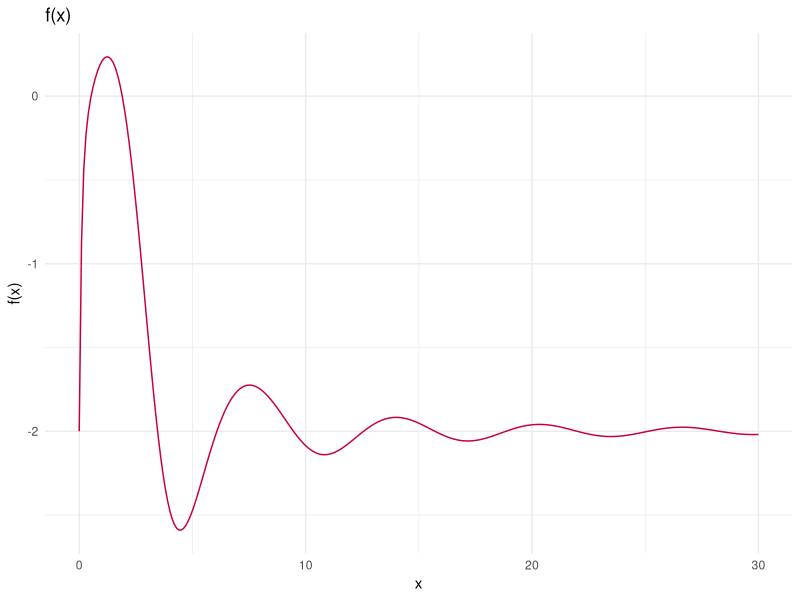
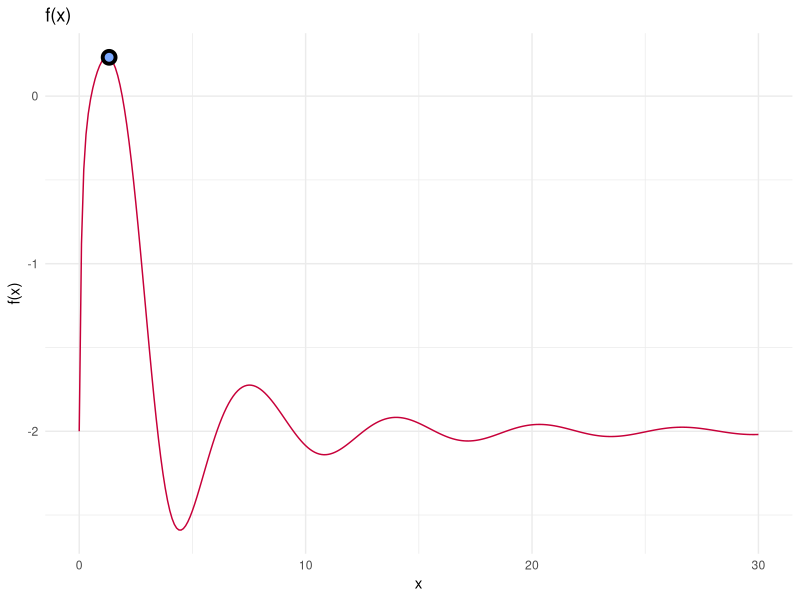
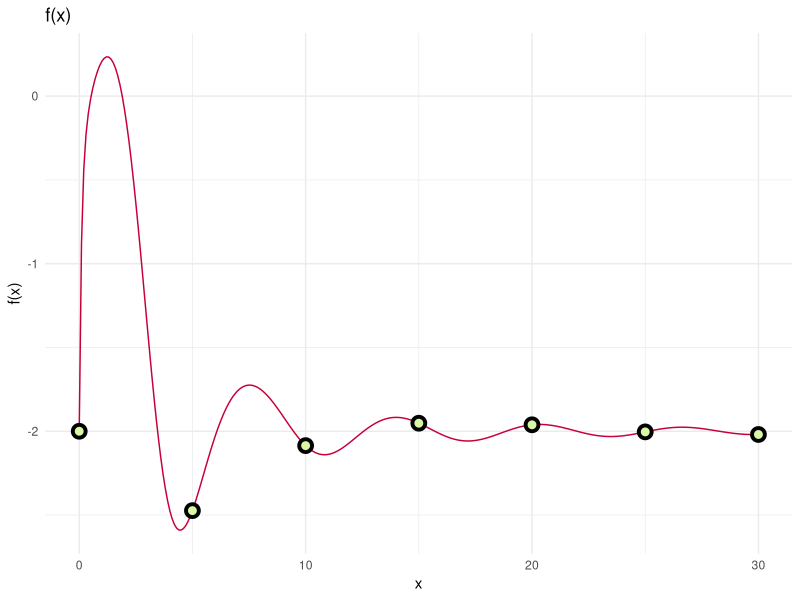
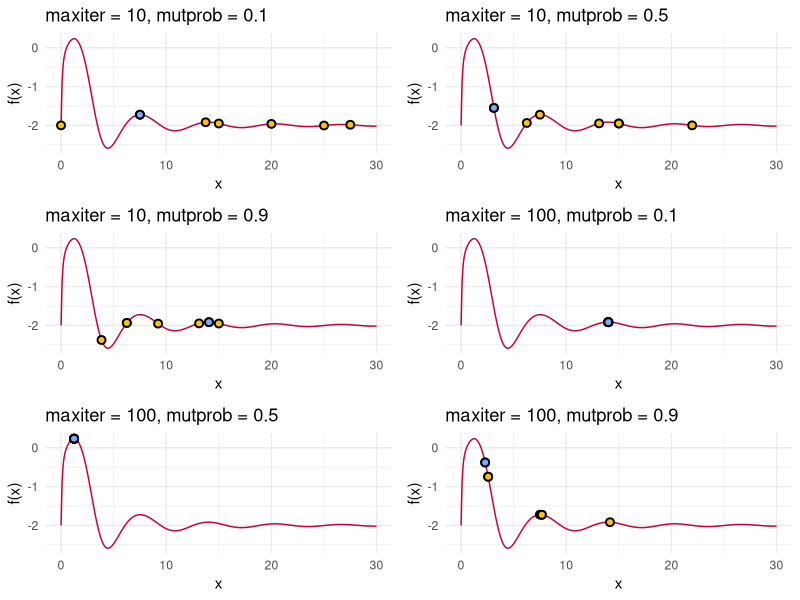
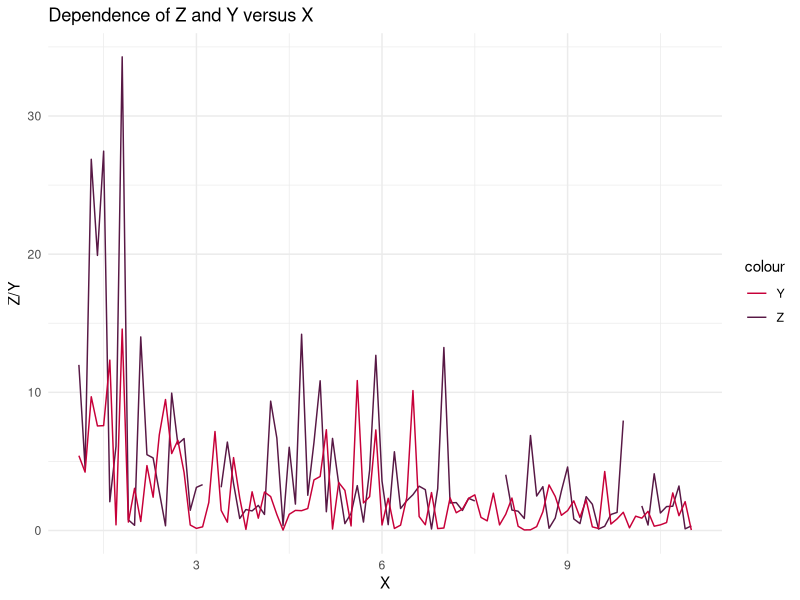
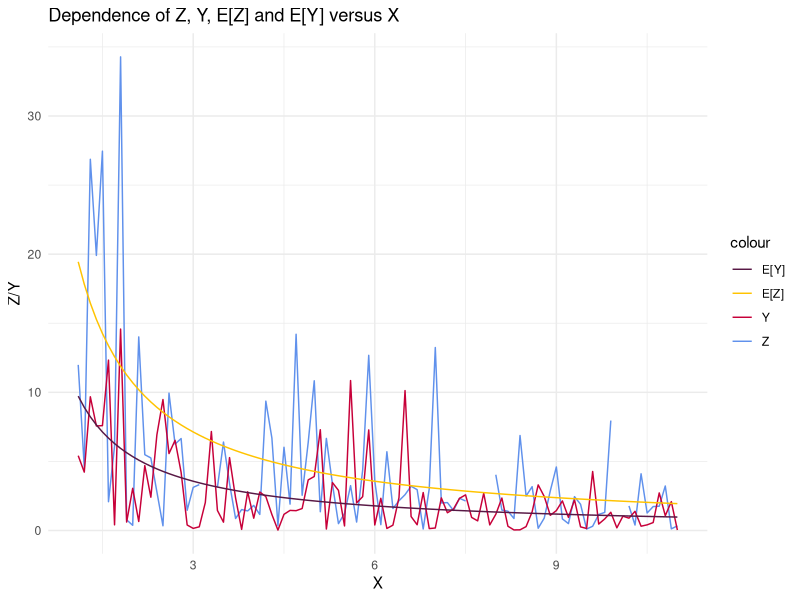

Generate these figures, in order, with R:
## ---- chunk 1
knitr::opts_chunk$set(echo = TRUE, cache = FALSE, include = TRUE, eval = TRUE)
library(ggplot2)
library(knitr)
library(gridExtra)
## ---- chunk 2

f = function(x) {
  left = x^2/exp(x)
  exponent = (-9*sin(x))/(x^2+x+1)
  right = 2*exp(exponent)
  return(left-right)
}

## ---- chunk 3

crossover = function(x, y) return((x+y)/2)

## ---- chunk 4

mutate = function(x) return((x^2)%%30)

## ---- chunk 5

sequence = seq(from = 0, to = 30, by = 0.1)
f.sequence. = f(sequence)
df = data.frame(sequence, f.sequence.)

ggplot(df) +
  geom_line(aes(x = sequence, y = f.sequence.), color = "#C70039") +
  labs(title = "f(x)", y = "f(x)", x = "x") +
  theme_minimal()

## ---- chunk 6

print(sequence[which.max(f.sequence.)])

## ---- chunk 7

print(max(f.sequence.))

## ---- chunk 8

X = seq(from = 0, to = 30, by = 5)

## ---- chunk 9

Values = f(X)

## ---- chunk 10

genetic = function(X, Values, maxiter = 100, mutprob = 0.05) {

  best_individual = NaN
  
  for (i in 1:maxiter) {
    
    # 1)
    parents = sample(1:length(X), size = 2)
    
    # 2) I don't know why we should order here!?
    victim = which.min(Values)
    
    # 3)
    child = crossover(X[parents][1], X[parents][2])
    if (mutprob > runif(n = 1, min = 0, max = 1)) {
      child= (mutate(child))
    }
    
    # 4)
    X[victim] = child
    Values[victim] = f(child)
    
    # 5)
    best_index = which.max(Values)
    best_individual = list(cx = X[best_index], cy = Values[best_index])
  }
  return(list(best = best_individual, population = X))
}

best_individual = genetic(X, Values, 100, 0.05)$best

## ---- chunk 11

df = data.frame(sequence, f.sequence.)
best_individual = as.data.frame(best_individual)

ggplot(df) +
  geom_line(aes(x = sequence, y = f.sequence.), color = "#C70039") +
  geom_point(aes(x = cx, y = cy ), data = best_individual, color = "black",
            fill = "#7BA9FF", shape = 21, size = 3, stroke = 2) +
  labs(title = "f(x)", y = "f(x)", x = "x") +
  theme_minimal()

## ---- chunk 12

df = data.frame(sequence, f.sequence.)
initial.population = data.frame(X, Values)

ggplot(df) +
  geom_line(aes(x = sequence, y = f.sequence.), color = "#C70039") +
  geom_point(aes(x = X, y = Values ), data = initial.population, color = "black",
            fill = "#DAF7A6", shape = 21, size = 3, stroke = 2) +
  labs(title = "f(x)", y = "f(x)", x = "x") +
  theme_minimal()

## ---- chunk 13

set.seed(12345)

genetic1 = genetic(X, Values, 10, 0.1)
genetic2 = genetic(X, Values, 10, 0.5)
genetic3 = genetic(X, Values, 10, 0.9)
genetic4 = genetic(X, Values, 100, 0.1)
genetic5 = genetic(X, Values, 100, 0.5)
genetic6 = genetic(X, Values, 100, 0.9)

population1 = data.frame(genetic1$population, f(genetic1$population))
best1 = as.data.frame(genetic1$best)

population2 = data.frame(genetic2$population, f(genetic2$population))
best2 = as.data.frame(genetic2$best)

population3 = data.frame(genetic3$population, f(genetic3$population))
best3 = as.data.frame(genetic3$best)

population4 = data.frame(genetic4$population, f(genetic4$population))
best4 = as.data.frame(genetic4$best)

population5 = data.frame(genetic5$population, f(genetic5$population))
best5 = as.data.frame(genetic5$best)

population6 = data.frame(genetic6$population, f(genetic6$population))
best6 = as.data.frame(genetic6$best)

p1 = ggplot(df) +
  geom_line(aes(x = sequence, y = f.sequence.), color = "#C70039") +
  geom_point(aes(x = genetic1.population, y = f.genetic1.population.), data = population1, color = "black",
            fill = "#FFC300", shape = 21, size = 2, stroke = 1) +
  geom_point(aes(x = cx, y = cy), data = best1, color = "black",
            fill = "#7BA9FF", shape = 21, size = 2, stroke = 1) +
  labs(title = "maxiter = 10, mutprob = 0.1", y = "f(x)", x = "x") +
  theme_minimal()

p2 = ggplot(df) +
  geom_line(aes(x = sequence, y = f.sequence.), color = "#C70039") +
  geom_point(aes(x = genetic2.population, y = f.genetic2.population.), data = population2, color = "black",
            fill = "#FFC300", shape = 21, size = 2, stroke = 1) +
  geom_point(aes(x = cx, y = cy), data = best2, color = "black",
            fill = "#7BA9FF", shape = 21, size = 2, stroke = 1) +
  labs(title = "maxiter = 10, mutprob = 0.5", y = "f(x)", x = "x") +
  theme_minimal()

p3 = ggplot(df) +
  geom_line(aes(x = sequence, y = f.sequence.), color = "#C70039") +
  geom_point(aes(x = genetic3.population, y = f.genetic3.population.), data = population3, color = "black",
            fill = "#FFC300", shape = 21, size = 2, stroke = 1) +
  geom_point(aes(x = cx, y = cy), data = best3, color = "black",
            fill = "#7BA9FF", shape = 21, size = 2, stroke = 1) +
  labs(title = "maxiter = 10, mutprob = 0.9", y = "f(x)", x = "x") +
  theme_minimal()

p4 = ggplot(df) +
  geom_line(aes(x = sequence, y = f.sequence.), color = "#C70039") +
  geom_point(aes(x = genetic4.population, y = f.genetic4.population.), data = population4, color = "black",
            fill = "#FFC300", shape = 21, size = 2, stroke = 1) +
  geom_point(aes(x = cx, y = cy), data = best4, color = "black",
            fill = "#7BA9FF", shape = 21, size = 2, stroke = 1) +
  labs(title = "maxiter = 100, mutprob = 0.1", y = "f(x)", x = "x") +
  theme_minimal()

p5 = ggplot(df) +
  geom_line(aes(x = sequence, y = f.sequence.), color = "#C70039") +
  geom_point(aes(x = genetic5.population, y = f.genetic5.population.), data = population5, color = "black",
            fill = "#FFC300", shape = 21, size = 2, stroke = 1) +
  geom_point(aes(x = cx, y = cy), data = best5, color = "black",
            fill = "#7BA9FF", shape = 21, size = 2, stroke = 1) +
  labs(title = "maxiter = 100, mutprob = 0.5", y = "f(x)", x = "x") +
  theme_minimal()

p6 = ggplot(df) +
  geom_line(aes(x = sequence, y = f.sequence.), color = "#C70039") +
  geom_point(aes(x = genetic6.population, y = f.genetic6.population.), data = population6, color = "black",
            fill = "#FFC300", shape = 21, size = 2, stroke = 1) +
  geom_point(aes(x = cx, y = cy), data = best6, color = "black",
            fill = "#7BA9FF", shape = 21, size = 2, stroke = 1) +
  labs(title = "maxiter = 100, mutprob = 0.9", y = "f(x)", x = "x") +
  theme_minimal()

grid.arrange(p1, p2, p3, p4, p5, p6, nrow = 3)

## ---- chunk 14

data = read.csv("physical1.csv", sep = ",", dec = ".")
head(data)

## ---- chunk 15

ggplot(data) +
  geom_line(aes(x = X, y = Z, color = "Z")) +
  geom_line(aes(x = X, y = Y, color = "Y")) +
  labs(title = "Dependence of Z and Y versus X", y = "Z/Y", x = "X") +
  scale_color_manual(values = c("#C70039", "#581845")) +
  theme_minimal()

## ---- chunk 16

# To keep it simple we will not pass the data to the function.
lambda_estimate_em = function (input_iterations = 100, input_treshold = 0.0001) {
  
  iterations_max = input_iterations
  iterations = 0
  threshold = input_treshold
  
  n = nrow(data)
  lambdas = c()
  lambda = NaN
  lambda_k = 100
  
  Z = data$Z[!is.na(data$Z)]
  A = data$Z[is.na(data$Z)]
  
  Z_index =  which(!is.na(data$Z))
  A_index =  which(is.na(data$Z))
  
  X = data$X[Z_index]
  X_A = data$X[A_index]
  
  beta = length(Z)

  for (i in 1:iterations_max) {
    iterations = iterations + 1
    
    # E/M-Step
    lambda = lambda_k
    lambda_k = (sum(data$X * data$Y) + 0.5 * sum(X * Z) +
                  ((n - beta) * lambda_k)) / (2 * n)
    lambdas = c(lambdas, lambda_k)
    
    if (abs(lambda_k - lambda) < threshold ) break
  }
  
  return(list(lambdas, iterations))
}

em_result = lambda_estimate_em()
lambda_result = em_result[[1]][em_result[[2]]]

print(em_result)

## ---- chunk 17

data$Y_E = (lambda_result)/data$X
data$Z_E = (2*lambda_result)/data$X

ggplot(data) +
  geom_line(aes(x = X, y = Z, color = "Z")) +
  geom_line(aes(x = X, y = Y, color = "Y")) +
    geom_line(aes(x = X, y = Z_E, color = "E[Z]")) +
  geom_line(aes(x = X, y = Y_E, color = "E[Y]")) +
  labs(title = "Dependence of Z, Y, E[Z] and E[Y] versus X", y = "Z/Y", x = "X") +
  scale_color_manual(values = c("#581845", "#FFC300", "#C70039", "#6091ec")) +
  theme_minimal()

